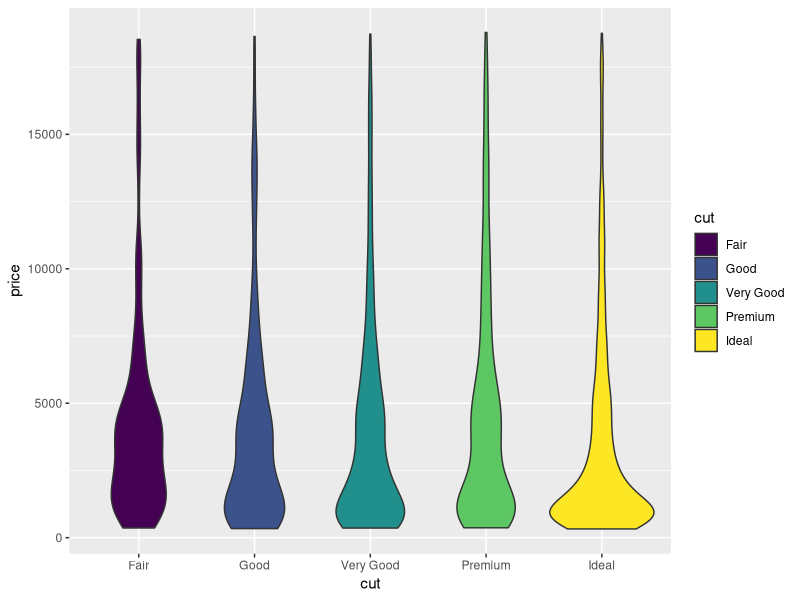
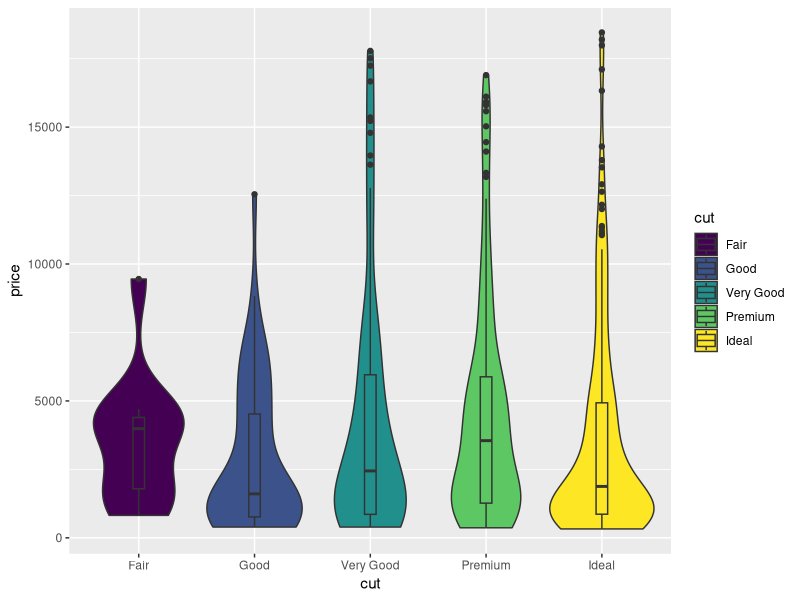
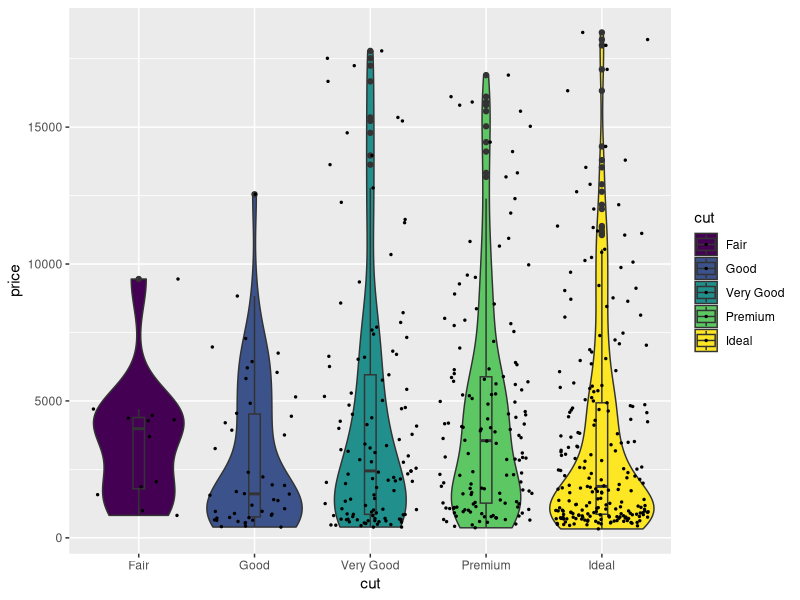
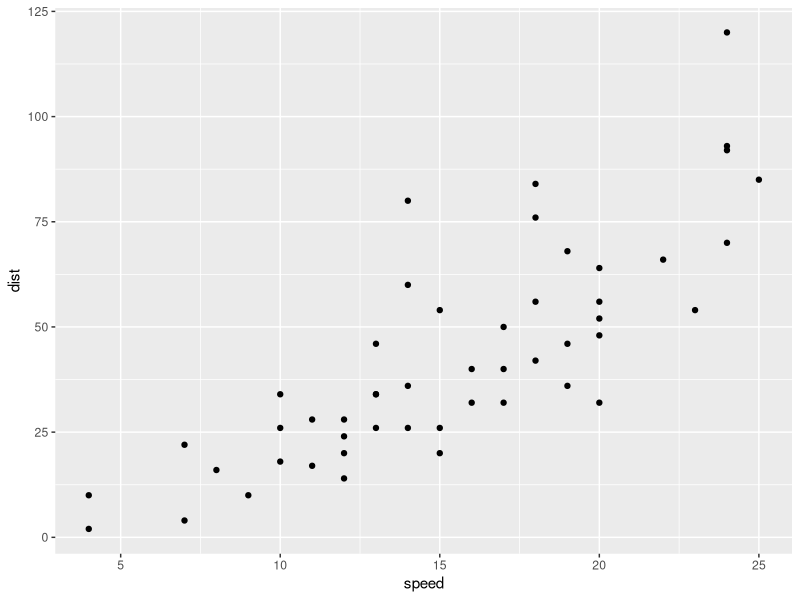
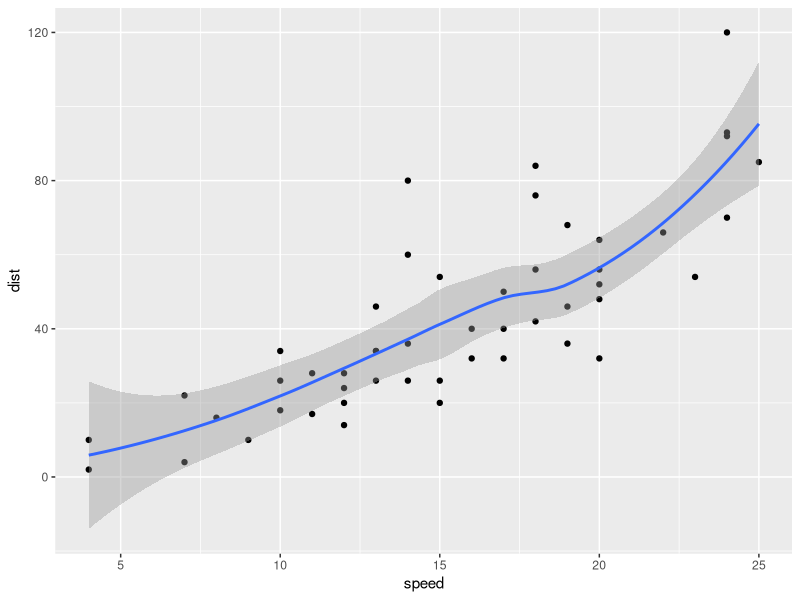
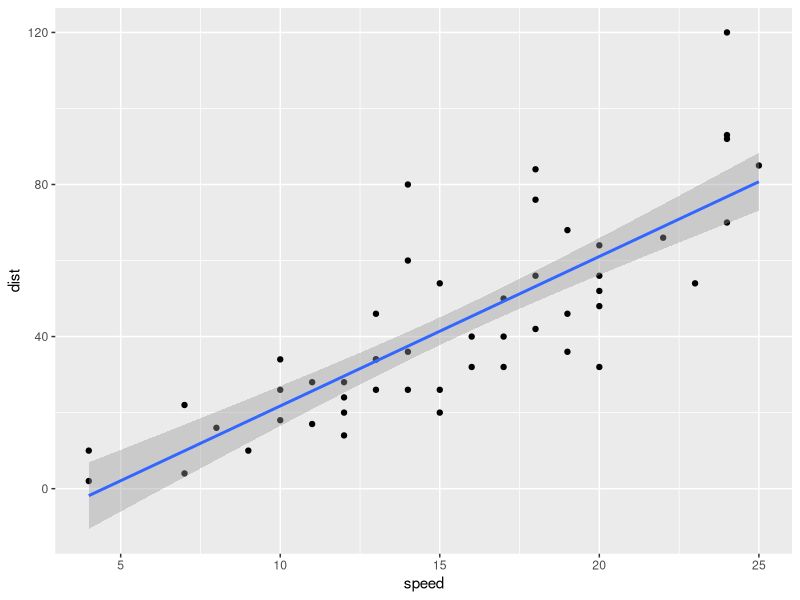
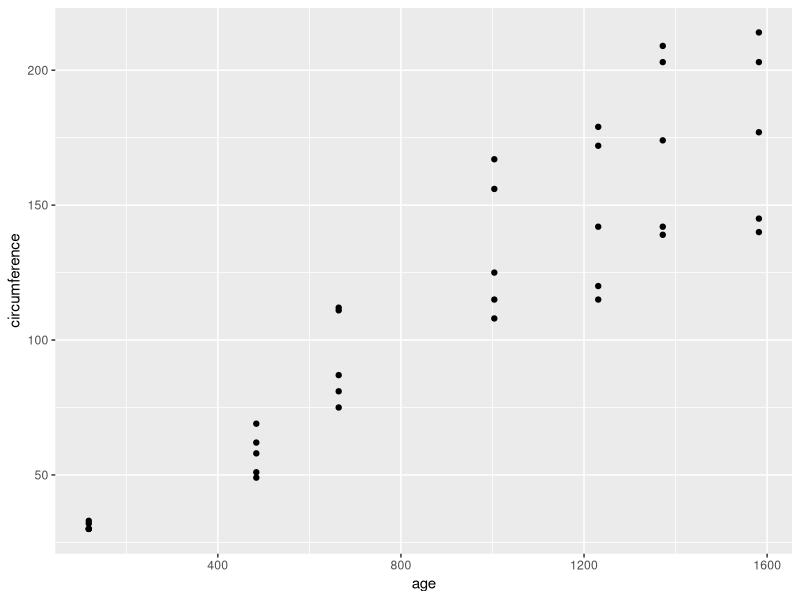
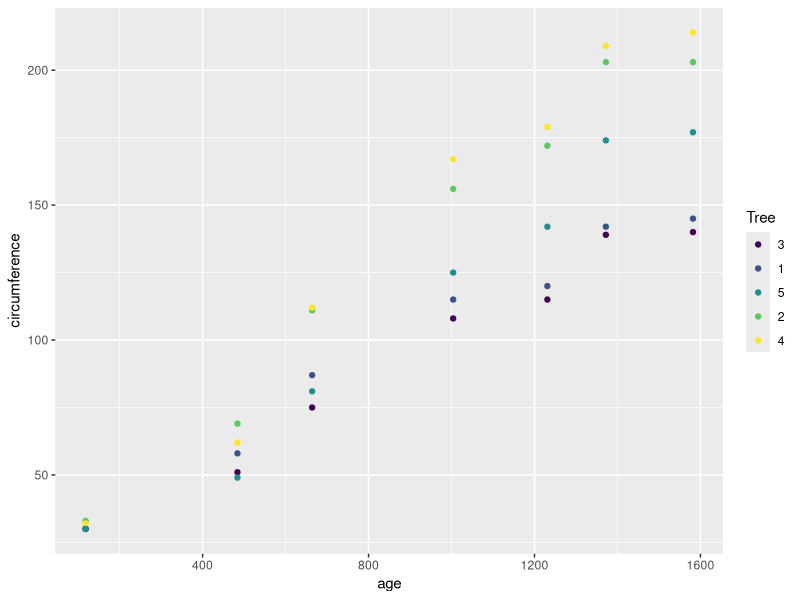

These charts were generated, in order, by the following R code:
## ---- chunk 1
library(ggplot2)
data("diamonds")
sample <- diamonds[seq(1, 53000, by=10),]
nrow(sample)

p <- ggplot(data = sample, aes(x = cut, y = price, fill = cut))+ geom_violin()  

p 



## ---- chunk 2
sample <- diamonds[seq(1, 53000, by=100),]
nrow(sample)

p <- ggplot(data = sample, aes(x = cut, y = price, fill = cut))+ 
  geom_violin()  

p + geom_boxplot(width = 0.1) 






## ---- chunk 3
p + geom_boxplot(width = 0.1) + geom_jitter(size = 0.5)

## ---- chunk 4
library(ggplot2)

data("cars")

ggplot(data = cars, aes(x = speed, y = dist)) + 
  geom_point()



## ---- chunk 5

ggplot(data = cars, aes(x = speed, y = dist)) + geom_point() + 
  geom_smooth()


## ---- chunk 6

ggplot(data = cars, aes(x = speed, y = dist)) + geom_point() + 
  geom_smooth(method = "lm", se=T, level = 0.9)


## ---- chunk 7
# scatter plot with multi lines
data("Orange")

ggplot(data = Orange, aes(x = age, y = circumference)) + geom_point()

## ---- chunk 8
ggplot(data = Orange, aes(x = age, y = circumference, colour = Tree)) + geom_point()




## ---- chunk 9
ggplot(data = Orange, aes(x = age, y = circumference, colour = Tree)) + 
  geom_point(size = 3)




## ---- chunk 10
ggplot(data = Orange, aes(x = age, y = circumference, colour = Tree)) + 
  geom_point(size = 3, shape = 16)
## ---- chunk 11
ggplot(data = Orange, aes(x = age, y = circumference, shape = Tree)) + 
  geom_point(size = 3)



## ---- chunk 12
ggplot(data = Orange, aes(x = age, y = circumference, colour = Tree)) + 
  geom_point(size = 3, aes(shape = Tree))
## ---- chunk 13
ggplot(data = Orange, aes(x = age, y = circumference, colour = Tree)) + 
  geom_point(size = 3) + 
  geom_line(linetype = 1, size = 1)
## ---- chunk 14
ggplot(data = Orange, aes(x = age, y = circumference, colour = Tree)) + 
  geom_point(size = 3) + 
  geom_line(linetype = 2, size = 1)

## ---- chunk 15
ggplot(data = Orange, aes(x = age, y = circumference, colour = Tree)) + 
  geom_point(size = 3) + 
  geom_line(aes(linetype = Tree), size = 1)
## ---- chunk 16
ggplot(data = Orange, aes(x = age, y = circumference)) + 
  geom_point(size = 3) + 
  geom_line(aes(linetype = Tree), size = 1)
## ---- chunk 17
ggplot(data = Orange, aes(x = age, y = circumference, colour = Tree)) + 
  geom_point(size = 3) + 
  geom_line(aes(linetype = Tree), size = 1)
ggsave("scatterplot.pdf")
## ---- chunk 18
ggplot(data = Orange, aes(x = age, y = circumference, colour = Tree)) + 
  geom_point(size = 3) + 
  geom_line(aes(linetype = Tree), size = 1) + 
  labs(x = "Age", y = "Circumference", title = "Tree Scatter Plot")
## ---- chunk 19
library(viridis)
data("quakes")
q_sample <- quakes[seq(from = 1, to = 1000, by = 10),]
nrow(q_sample)

## ---- chunk 20
ggplot(data = q_sample, aes(x = lat, y = long)) + geom_point()




## ---- chunk 21
ggplot(data = q_sample, aes(x = lat, y = long)) + 
  geom_point(aes(size = mag)) 





## ---- chunk 22
ggplot(data = q_sample, aes(x = lat, y = long)) + 
  geom_point(aes(size = mag, colour = mag))
## ---- chunk 23
ggplot(data = q_sample, aes(x = lat, y = long)) + 
  geom_point(aes(size = mag, colour = mag)) + guides(size = F)
## ---- chunk 24
ggplot(data = q_sample, aes(x = lat, y = long)) + 
  geom_point(aes(size = mag, colour = mag)) + scale_colour_viridis_b()




## ---- chunk 25
ggplot(data = q_sample, aes(x = lat, y = long)) + 
  geom_point(aes(size = mag, colour = mag)) + scale_colour_viridis_b(option = "B")
## ---- chunk 26
ggplot(data = q_sample, aes(x = lat, y = long)) + 
  geom_point(aes(size = mag, colour = mag)) + scale_colour_viridis_b(option = "B") +
  scale_size_continuous(range = c(1,9))
## ---- chunk 27
ggplot(data = q_sample, aes(x = lat, y = long)) + 
  geom_point(aes(size = mag, colour = mag)) + scale_colour_viridis_b(option = "B") +
  scale_size_continuous(range = c(1,9)) +
  labs(x = "latitude", y = "longitude", title = "Quakes Bubble Plot")
## ---- chunk 28
data("diamonds")
d <- diamonds[seq(1, 49000, by = 100),]
nrow(d)

## ---- chunk 29
ggplot(d, aes(x = cut, y = price)) + 
  geom_jitter()
  
## ---- chunk 30
ggplot(d, aes(x = cut, y = price)) + 
  geom_point()
## ---- chunk 31
ggplot(d, aes(x = cut, y = price, colour = cut)) + 
  geom_jitter() 
## ---- chunk 32
d1 <- diamonds[seq(1, 49000, by = 10),]

ggplot(d1, aes(x = cut, y = price, colour = cut)) + 
  geom_jitter() 

